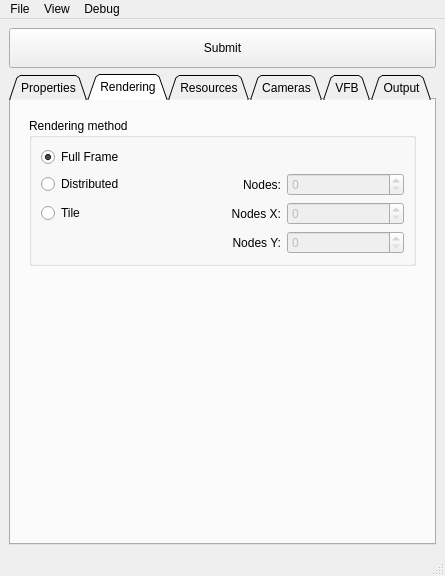
<?xml version="1.0" encoding="UTF-8"?>
<ui version="4.0">
 <class>MainWindow</class>
 <widget class="QMainWindow" name="MainWindow">
  <property name="geometry">
   <rect>
    <x>0</x>
    <y>0</y>
    <width>424</width>
    <height>576</height>
   </rect>
  </property>
  <property name="windowTitle">
   <string>MainWindow</string>
  </property>
  <property name="documentMode">
   <bool>true</bool>
  </property>
  <property name="dockOptions">
   <set>QMainWindow::AllowTabbedDocks|QMainWindow::AnimatedDocks|QMainWindow::VerticalTabs</set>
  </property>
  <widget class="QWidget" name="centralwidget">
   <layout class="QGridLayout" name="gridLayout">
    <property name="leftMargin">
     <number>9</number>
    </property>
    <property name="topMargin">
     <number>9</number>
    </property>
    <property name="rightMargin">
     <number>9</number>
    </property>
    <property name="bottomMargin">
     <number>9</number>
    </property>
    <item row="2" column="0">
     <widget class="QTabWidget" name="tabWidget">
      <property name="tabPosition">
       <enum>QTabWidget::North</enum>
      </property>
      <property name="tabShape">
       <enum>QTabWidget::Triangular</enum>
      </property>
      <property name="currentIndex">
       <number>1</number>
      </property>
      <property name="usesScrollButtons">
       <bool>false</bool>
      </property>
      <property name="documentMode">
       <bool>false</bool>
      </property>
      <property name="tabsClosable">
       <bool>false</bool>
      </property>
      <property name="movable">
       <bool>false</bool>
      </property>
      <property name="tabBarAutoHide">
       <bool>false</bool>
      </property>
      <widget class="QWidget" name="tabProperties">
       <attribute name="title">
        <string>Properties</string>
       </attribute>
       <layout class="QVBoxLayout" name="verticalLayout">
        <item>
         <layout class="QGridLayout" name="gridLayout_3">
          <property name="leftMargin">
           <number>9</number>
          </property>
          <property name="topMargin">
           <number>9</number>
          </property>
          <property name="rightMargin">
           <number>9</number>
          </property>
          <property name="bottomMargin">
           <number>9</number>
          </property>
          <item row="4" column="0">
           <widget class="QLabel" name="label_4">
            <property name="text">
             <string>Group:</string>
            </property>
           </widget>
          </item>
          <item row="3" column="0">
           <widget class="QLabel" name="label_2">
            <property name="text">
             <string>Primary Pool:</string>
            </property>
           </widget>
          </item>
          <item row="5" column="0">
           <widget class="QLabel" name="label_3">
            <property name="text">
             <string>Secondary Pool:</string>
            </property>
           </widget>
          </item>
          <item row="5" column="2">
           <widget class="QComboBox" name="comboBox">
            <property name="minimumSize">
             <size>
              <width>120</width>
              <height>0</height>
             </size>
            </property>
           </widget>
          </item>
          <item row="3" column="2">
           <widget class="QComboBox" name="comboBox_3">
            <property name="minimumSize">
             <size>
              <width>120</width>
              <height>0</height>
             </size>
            </property>
           </widget>
          </item>
          <item row="1" column="0">
           <widget class="QLabel" name="label">
            <property name="text">
             <string>Job Name:</string>
            </property>
           </widget>
          </item>
          <item row="1" column="2">
           <widget class="QLineEdit" name="lineEdit">
            <property name="minimumSize">
             <size>
              <width>120</width>
              <height>0</height>
             </size>
            </property>
           </widget>
          </item>
          <item row="4" column="2">
           <widget class="QComboBox" name="comboBox_2">
            <property name="minimumSize">
             <size>
              <width>120</width>
              <height>0</height>
             </size>
            </property>
           </widget>
          </item>
          <item row="2" column="0">
           <widget class="QLabel" name="label_8">
            <property name="text">
             <string>Priority:</string>
            </property>
           </widget>
          </item>
          <item row="2" column="2">
           <widget class="MaxSDK::QMaxSpinBox" name="spinBox">
            <property name="minimumSize">
             <size>
              <width>120</width>
              <height>0</height>
             </size>
            </property>
            <property name="minimum">
             <number>1</number>
            </property>
            <property name="maximum">
             <number>100</number>
            </property>
            <property name="value">
             <number>50</number>
            </property>
           </widget>
          </item>
          <item row="1" column="1">
           <spacer name="horizontalSpacer">
            <property name="orientation">
             <enum>Qt::Horizontal</enum>
            </property>
            <property name="sizeHint" stdset="0">
             <size>
              <width>40</width>
              <height>20</height>
             </size>
            </property>
           </spacer>
          </item>
         </layout>
        </item>
        <item>
         <layout class="QGridLayout" name="gridLayout_2">
          <property name="topMargin">
           <number>0</number>
          </property>
          <item row="0" column="0">
           <widget class="QCheckBox" name="runSanityChecker">
            <property name="text">
             <string>Run sanity check:</string>
            </property>
           </widget>
          </item>
          <item row="0" column="1">
           <widget class="QComboBox" name="sanityCheckModes">
            <property name="enabled">
             <bool>false</bool>
            </property>
           </widget>
          </item>
         </layout>
        </item>
        <item>
         <spacer name="verticalSpacer">
          <property name="orientation">
           <enum>Qt::Vertical</enum>
          </property>
          <property name="sizeHint" stdset="0">
           <size>
            <width>20</width>
            <height>40</height>
           </size>
          </property>
         </spacer>
        </item>
       </layout>
      </widget>
      <widget class="QWidget" name="tabRendering">
       <attribute name="title">
        <string>Rendering</string>
       </attribute>
       <layout class="QVBoxLayout" name="verticalLayout_2">
        <item>
         <layout class="QVBoxLayout" name="verticalLayout_5">
          <property name="leftMargin">
           <number>9</number>
          </property>
          <property name="topMargin">
           <number>9</number>
          </property>
          <property name="rightMargin">
           <number>9</number>
          </property>
          <property name="bottomMargin">
           <number>9</number>
          </property>
          <item>
           <widget class="QGroupBox" name="groupBox_2">
            <property name="title">
             <string>Rendering method</string>
            </property>
            <property name="flat">
             <bool>true</bool>
            </property>
            <property name="checkable">
             <bool>false</bool>
            </property>
            <layout class="QGridLayout" name="gridLayout_6">
             <item row="1" column="0">
              <layout class="QGridLayout" name="gridLayout_4">
               <property name="verticalSpacing">
                <number>6</number>
               </property>
               <item row="2" column="2">
                <widget class="QSpinBox" name="nodesTileX">
                 <property name="enabled">
                  <bool>false</bool>
                 </property>
                </widget>
               </item>
               <item row="1" column="2">
                <widget class="QSpinBox" name="nodesDistributed">
                 <property name="enabled">
                  <bool>false</bool>
                 </property>
                </widget>
               </item>
               <item row="3" column="2">
                <widget class="QSpinBox" name="nodesTileY">
                 <property name="enabled">
                  <bool>false</bool>
                 </property>
                </widget>
               </item>
               <item row="2" column="0">
                <widget class="QRadioButton" name="submitTypeTile">
                 <property name="text">
                  <string>Tile</string>
                 </property>
                </widget>
               </item>
               <item row="0" column="0">
                <widget class="QRadioButton" name="submitTypeFullFrame">
                 <property name="text">
                  <string>Full Frame</string>
                 </property>
                 <property name="checked">
                  <bool>true</bool>
                 </property>
                </widget>
               </item>
               <item row="1" column="0">
                <widget class="QRadioButton" name="submitTypeDistributed">
                 <property name="text">
                  <string>Distributed</string>
                 </property>
                </widget>
               </item>
               <item row="1" column="1">
                <widget class="QLabel" name="label_5">
                 <property name="text">
                  <string>Nodes:</string>
                 </property>
                 <property name="alignment">
                  <set>Qt::AlignRight|Qt::AlignTrailing|Qt::AlignVCenter</set>
                 </property>
                </widget>
               </item>
               <item row="2" column="1">
                <widget class="QLabel" name="label_6">
                 <property name="text">
                  <string>Nodes X:</string>
                 </property>
                 <property name="alignment">
                  <set>Qt::AlignRight|Qt::AlignTrailing|Qt::AlignVCenter</set>
                 </property>
                </widget>
               </item>
               <item row="3" column="1">
                <widget class="QLabel" name="label_7">
                 <property name="text">
                  <string>Nodes Y:</string>
                 </property>
                 <property name="alignment">
                  <set>Qt::AlignRight|Qt::AlignTrailing|Qt::AlignVCenter</set>
                 </property>
                </widget>
               </item>
              </layout>
             </item>
            </layout>
           </widget>
          </item>
          <item>
           <spacer name="verticalSpacer_2">
            <property name="orientation">
             <enum>Qt::Vertical</enum>
            </property>
            <property name="sizeHint" stdset="0">
             <size>
              <width>20</width>
              <height>40</height>
             </size>
            </property>
           </spacer>
          </item>
         </layout>
        </item>
       </layout>
      </widget>
      <widget class="QWidget" name="tabResources">
       <attribute name="title">
        <string>Resources</string>
       </attribute>
       <layout class="QVBoxLayout" name="verticalLayout_3">
        <item>
         <layout class="QVBoxLayout" name="verticalLayout_4">
          <property name="leftMargin">
           <number>9</number>
          </property>
          <property name="topMargin">
           <number>9</number>
          </property>
          <property name="rightMargin">
           <number>9</number>
          </property>
          <property name="bottomMargin">
           <number>9</number>
          </property>
          <item>
           <widget class="QGroupBox" name="groupBox_3">
            <property name="title">
             <string>Scene Files</string>
            </property>
            <layout class="QVBoxLayout" name="verticalLayout_6">
             <item>
              <widget class="QRadioButton" name="radioButton">
               <property name="text">
                <string>Submit current scene</string>
               </property>
              </widget>
             </item>
             <item>
              <widget class="QRadioButton" name="radioButton_2">
               <property name="text">
                <string>Submit network copy of current scene</string>
               </property>
              </widget>
             </item>
            </layout>
           </widget>
          </item>
          <item>
           <widget class="QGroupBox" name="groupBox_4">
            <property name="title">
             <string>External Resources</string>
            </property>
            <layout class="QVBoxLayout" name="verticalLayout_7">
             <item>
              <widget class="QRadioButton" name="radioButton_3">
               <property name="text">
                <string>Use current resource locations (don't copy)</string>
               </property>
              </widget>
             </item>
             <item>
              <widget class="QRadioButton" name="radioButton_4">
               <property name="text">
                <string>Copy resources to network</string>
               </property>
              </widget>
             </item>
            </layout>
           </widget>
          </item>
          <item>
           <widget class="QGroupBox" name="groupBox_5">
            <property name="title">
             <string>Options</string>
            </property>
            <layout class="QGridLayout" name="gridLayout_5">
             <item row="0" column="0">
              <widget class="QCheckBox" name="checkBox">
               <property name="text">
                <string>Append date/time</string>
               </property>
              </widget>
             </item>
             <item row="2" column="0">
              <widget class="QRadioButton" name="radioButton_6">
               <property name="text">
                <string>Save</string>
               </property>
              </widget>
             </item>
             <item row="3" column="0">
              <widget class="QRadioButton" name="radioButton_7">
               <property name="text">
                <string>Save as...</string>
               </property>
              </widget>
             </item>
             <item row="1" column="0">
              <widget class="QRadioButton" name="radioButton_5">
               <property name="text">
                <string>Don't save</string>
               </property>
              </widget>
             </item>
             <item row="3" column="1">
              <widget class="QLabel" name="label_9">
               <property name="text">
                <string>Suffix:</string>
               </property>
               <property name="alignment">
                <set>Qt::AlignRight|Qt::AlignTrailing|Qt::AlignVCenter</set>
               </property>
              </widget>
             </item>
             <item row="3" column="2">
              <widget class="QLineEdit" name="lineEdit_2"/>
             </item>
            </layout>
           </widget>
          </item>
         </layout>
        </item>
        <item>
         <spacer name="verticalSpacer_3">
          <property name="orientation">
           <enum>Qt::Vertical</enum>
          </property>
          <property name="sizeHint" stdset="0">
           <size>
            <width>20</width>
            <height>40</height>
           </size>
          </property>
         </spacer>
        </item>
       </layout>
      </widget>
      <widget class="QWidget" name="tabCameras">
       <attribute name="title">
        <string>Cameras</string>
       </attribute>
       <layout class="QGridLayout" name="gridLayout_10">
        <item row="0" column="0">
         <widget class="QTableWidget" name="tableWidget">
          <column>
           <property name="text">
            <string>Enabled</string>
           </property>
          </column>
          <column>
           <property name="text">
            <string>Name</string>
           </property>
          </column>
          <column>
           <property name="text">
            <string>Width</string>
           </property>
          </column>
          <column>
           <property name="text">
            <string>Height</string>
           </property>
          </column>
         </widget>
        </item>
       </layout>
      </widget>
      <widget class="QWidget" name="tabVFB">
       <attribute name="title">
        <string>VFB</string>
       </attribute>
      </widget>
      <widget class="QWidget" name="tabOutput">
       <attribute name="title">
        <string>Output</string>
       </attribute>
      </widget>
     </widget>
    </item>
    <item row="0" column="0">
     <widget class="QPushButton" name="pushButton">
      <property name="minimumSize">
       <size>
        <width>0</width>
        <height>40</height>
       </size>
      </property>
      <property name="text">
       <string>Submit</string>
      </property>
     </widget>
    </item>
   </layout>
  </widget>
  <widget class="QMenuBar" name="menubar">
   <property name="geometry">
    <rect>
     <x>0</x>
     <y>0</y>
     <width>424</width>
     <height>20</height>
    </rect>
   </property>
   <widget class="QMenu" name="menuSettings">
    <property name="title">
     <string>File</string>
    </property>
    <widget class="QMenu" name="menuLoadPreset">
     <property name="title">
      <string>Load Preset</string>
     </property>
     <addaction name="actionDefault"/>
     <addaction name="actionImageTemplate"/>
     <addaction name="actionCreativeBrief"/>
     <addaction name="actionArchitecture"/>
     <addaction name="actionModelQA"/>
    </widget>
    <addaction name="menuLoadPreset"/>
   </widget>
   <widget class="QMenu" name="menuDebug">
    <property name="title">
     <string>Debug</string>
    </property>
    <addaction name="actionPrintSettingsToListener"/>
   </widget>
   <widget class="QMenu" name="menuDisplay">
    <property name="title">
     <string>View</string>
    </property>
    <addaction name="actionAdvancedMode"/>
   </widget>
   <addaction name="menuSettings"/>
   <addaction name="menuDisplay"/>
   <addaction name="menuDebug"/>
  </widget>
  <widget class="QStatusBar" name="statusbar"/>
  <action name="actionSave">
   <property name="text">
    <string>Save...</string>
   </property>
  </action>
  <action name="actionLoad">
   <property name="text">
    <string>Load...</string>
   </property>
  </action>
  <action name="actionSetAsDefault">
   <property name="text">
    <string>Set as Default</string>
   </property>
  </action>
  <action name="actionDefault">
   <property name="text">
    <string>Default</string>
   </property>
  </action>
  <action name="actionImageTemplate">
   <property name="text">
    <string>Image Template</string>
   </property>
  </action>
  <action name="actionCreativeBrief">
   <property name="text">
    <string>Creative Brief</string>
   </property>
  </action>
  <action name="actionArchitecture">
   <property name="text">
    <string>Architecture</string>
   </property>
  </action>
  <action name="actionModelQA">
   <property name="text">
    <string>Model QA</string>
   </property>
  </action>
  <action name="actionAutomaticSave">
   <property name="checkable">
    <bool>true</bool>
   </property>
   <property name="text">
    <string>Automatic save</string>
   </property>
  </action>
  <action name="actionPrintSettingsToListener">
   <property name="text">
    <string>Print settings to listener...</string>
   </property>
  </action>
  <action name="actionAdvancedMode">
   <property name="checkable">
    <bool>true</bool>
   </property>
   <property name="checked">
    <bool>true</bool>
   </property>
   <property name="text">
    <string>Advanced Mode</string>
   </property>
  </action>
 </widget>
 <customwidgets>
  <customwidget>
   <class>MaxSDK::QMaxSpinBox</class>
   <extends>QSpinBox</extends>
   <header>maxsdk_qmaxspinbox.h</header>
  </customwidget>
 </customwidgets>
 <resources/>
 <connections>
  <connection>
   <sender>runSanityChecker</sender>
   <signal>toggled(bool)</signal>
   <receiver>sanityCheckModes</receiver>
   <slot>setEnabled(bool)</slot>
   <hints>
    <hint type="sourcelabel">
     <x>106</x>
     <y>375</y>
    </hint>
    <hint type="destinationlabel">
     <x>271</x>
     <y>375</y>
    </hint>
   </hints>
  </connection>
  <connection>
   <sender>submitTypeTile</sender>
   <signal>toggled(bool)</signal>
   <receiver>nodesTileX</receiver>
   <slot>setEnabled(bool)</slot>
   <hints>
    <hint type="sourcelabel">
     <x>86</x>
     <y>276</y>
    </hint>
    <hint type="destinationlabel">
     <x>359</x>
     <y>276</y>
    </hint>
   </hints>
  </connection>
  <connection>
   <sender>submitTypeTile</sender>
   <signal>toggled(bool)</signal>
   <receiver>nodesTileY</receiver>
   <slot>setEnabled(bool)</slot>
   <hints>
    <hint type="sourcelabel">
     <x>86</x>
     <y>276</y>
    </hint>
    <hint type="destinationlabel">
     <x>359</x>
     <y>305</y>
    </hint>
   </hints>
  </connection>
  <connection>
   <sender>submitTypeDistributed</sender>
   <signal>toggled(bool)</signal>
   <receiver>nodesDistributed</receiver>
   <slot>setEnabled(bool)</slot>
   <hints>
    <hint type="sourcelabel">
     <x>86</x>
     <y>247</y>
    </hint>
    <hint type="destinationlabel">
     <x>359</x>
     <y>247</y>
    </hint>
   </hints>
  </connection>
 </connections>
</ui>
